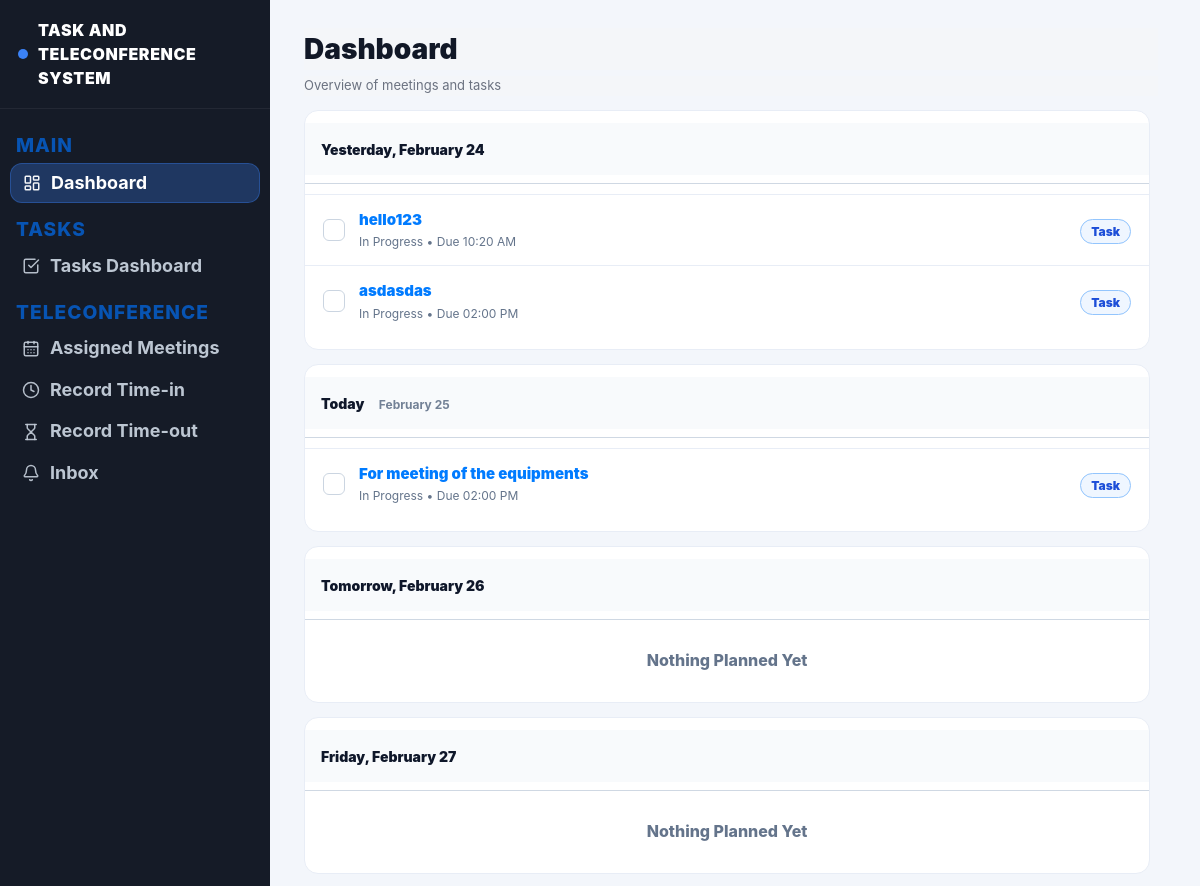
/dashboard (signed in, upper part), run on an earlier commit of the app's database.
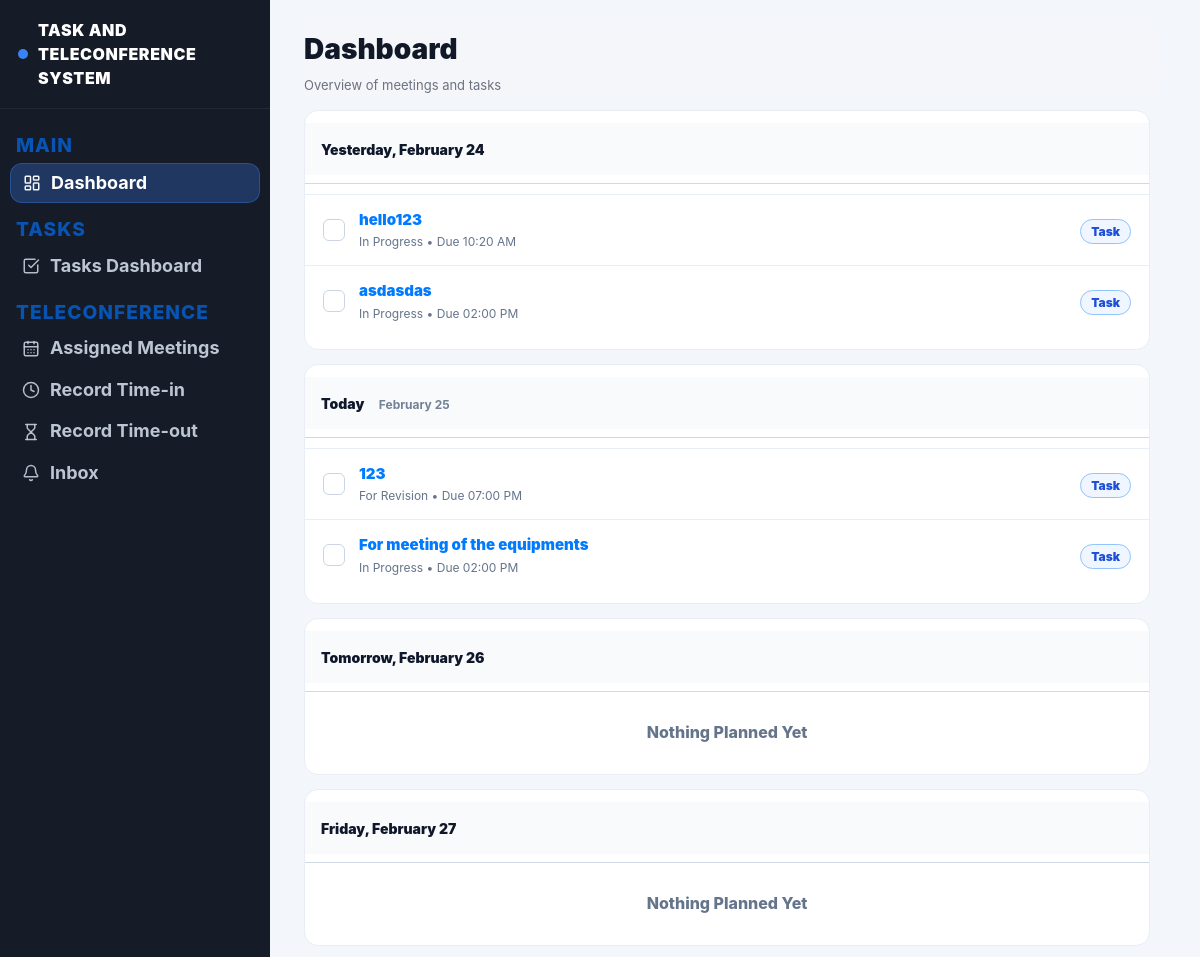
And on a later commit of the database.
### website/models.py (models this page shows)
class Task(db.Model):
    id = db.Column(db.Integer, primary_key=True)
    title = db.Column(db.String(200), nullable=False)
    description = db.Column(db.Text)
    assigned_to = db.Column(db.Integer, db.ForeignKey('user.id'))
    assigned_user = db.relationship('User', foreign_keys=[assigned_to])
    status = db.Column(db.String(50), default="assigned")
    priority = db.Column(db.String(20), default="normal")
    deadline = db.Column(db.DateTime)
    file_path = db.Column(db.String(300))
    last_edited_by = db.Column(db.Integer, nullable=True)
    last_edited_at = db.Column(db.DateTime, server_default=func.now(), onupdate=func.now())
    created_at = db.Column(db.DateTime(timezone=True), server_default=func.now())

### website/views.py (the view)
@views.route('/dashboard')
@login_required
def user_dashboard():
    notifications = Notification.query.filter_by(user_id=current_user.id)\
        .order_by(Notification.created_at.desc()).limit(30).all()
    unread_count = Notification.query.filter_by(user_id=current_user.id, is_read=False).count()
    user_tasks = tasks = Task.query.all()
    tasks_data = []
    for t in user_tasks:
        if not t.deadline:
            continue
        tasks_data.append({
            "id": t.id,
            "title": t.title,
            "status": t.status,
            "due_date": t.deadline.date(),                 # IMPORTANT: must be date()
            "due_time": t.deadline.strftime("%I:%M %p"),   # optional, for dashboard.html
        })
    meetings_data = []
    planned_days = build_planned_days(
        tasks=tasks_data,
        meetings=meetings_data,
        days_back=1,
        days_forward=7
    )
    meetings_data = []
    planned_days = build_planned_days(tasks=tasks_data, meetings=meetings_data, days_back=1, days_forward=7)
    return render_template(
        "dashboard.html",
        user=current_user,
        notifications=notifications,
        unread_count=unread_count,
        planned_days=planned_days,
        page="dashboard",
    )

### website/templates/dashboard.html (shortened to what this page needs)
{% extends "base.html" %}
{% block content %}
<div class="main-inner">
  <div class="td-title">Dashboard</div>
  <div class="td-sub">Overview of meetings and tasks</div>
  <div class="planner-wrap" id="plannerWrap">
    {% if planned_days and planned_days|length > 0 %}
      {% for day in planned_days %}
        <div class="day-block">
          <div class="day-head">
            <div>
              <span class="day-title">{{ day.date_label }}</span>
              {% if day.date_sub %}
                <span class="day-sub">{{ day.date_sub }}</span>
              {% endif %}
            </div>
          </div>
          <div class="day-line"></div>
          {% set has_tasks = day.tasks and day.tasks|length > 0 %}
          {% set has_meetings = day.meetings and day.meetings|length > 0 %}
          {% if not has_tasks and not has_meetings %}
            <div class="nothing">Nothing Planned Yet</div>
          {% else %}
            <div class="list-view">
              {% if has_tasks %}
                {% for t in day.tasks %}
                  <div class="plan-row" data-item-type="task" data-task-id="{{ t.id }}">
                    <button type="button"
                            class="plan-check {% if t.status == 'completed' %}is-done{% endif %}"
                            aria-label="Mark complete"
                            data-complete-task="{{ t.id }}">✓</button>
                    <div class="plan-mid">
                      <div class="plan-title">
                        <a class="task-link"
                           data-jump-task="{{ t.id }}"
                           href="{{ url_for('views.task_dashboard') }}?open={{ t.id }}&highlight=1">
                          {{ t.title }}
                        </a>
                      </div>
                      <div class="plan-sub">
                        {{ (t.status|replace("_"," ")|title) }}
                        {% if t.due_time %} • Due {{ t.due_time }}{% endif %}
                      </div>
                    </div>
                    <div class="plan-right">
                      <span class="pill task">Task</span>
                    </div>
                  </div>
                {% endfor %}
              {% endif %}
            </div>
          {% endif %}
        </div>
      {% endfor %}
    {% endif %}
  </div>
</div>
{% endblock %}

### website/templates/base.html (shortened to what this page needs)
<!DOCTYPE html>
<html>
<head>
  <link
    rel="stylesheet"
    href="https://stackpath.bootstrapcdn.com/bootstrap/4.4.1/css/bootstrap.min.css"
  />
  <link
    rel="stylesheet"
    href="https://stackpath.bootstrapcdn.com/font-awesome/4.7.0/css/font-awesome.min.css"
  />
  <link rel="stylesheet" href="{{ url_for('static', filename='styles.css') }}">
</head>
<body>
<div class="app-shell">
  <aside class="sidebar-dark">
    <div class="sidebar-brand">
      <span class="dot"></span>
      TASK AND TELECONFERENCE SYSTEM
    </div>
    <div class="sidebar-nav">
      <div class="sidebar-section">MAIN</div>
      <a class="sidebar-link {% if request.endpoint == 'views.user_dashboard' %}active{% endif %}"
         href="{{ url_for('views.user_dashboard') }}">
        <i data-lucide="layout-dashboard" class="sidebar-icon" aria-hidden="true"></i>
        <span>Dashboard</span>
      </a>
      <div class="sidebar-section">TASKS</div>
      <a class="sidebar-link {% if request.endpoint == 'views.task_dashboard' %}active{% endif %}"
         href="{{ url_for('views.task_dashboard') }}">
        <i data-lucide="check-square" class="sidebar-icon" aria-hidden="true"></i>
        <span>Tasks Dashboard</span>
      </a>
      <div class="sidebar-section">TELECONFERENCE</div>
      <a class="sidebar-link {% if request.endpoint == 'views.assigned_meetings' %}active{% endif %}"
         href="{{ url_for('views.assigned_meetings') }}">
        <i data-lucide="calendar-days" class="sidebar-icon" aria-hidden="true"></i>
        <span>Assigned Meetings</span>
      </a>
      <a class="sidebar-link {% if request.endpoint == 'views.record_timein' %}active{% endif %}"
         href="{{ url_for('views.record_timein') }}">
        <i data-lucide="clock" class="sidebar-icon" aria-hidden="true"></i>
        <span>Record Time-in</span>
      </a>
      <a class="sidebar-link {% if request.endpoint == 'views.record_timeout' %}active{% endif %}"
         href="{{ url_for('views.record_timeout') }}">
        <i data-lucide="hourglass" class="sidebar-icon" aria-hidden="true"></i>
        <span>Record Time-out</span>
      </a>
      <a class="sidebar-link {% if request.endpoint == 'views.inbox' %}active{% endif %}"
         href="{{ url_for('views.inbox') }}">
        <i data-lucide="bell" class="sidebar-icon" aria-hidden="true"></i>
        <span>Inbox</span>
      </a>
    </div>
  </aside>
  <main class="main-area">
    <div class="content-wrap">
      {% block content %}{% endblock %}
    </div>
  </main>
</div>
</body>
</html>

### website/templates/dashboard.html (style rules this page uses)
.main-inner { display:flex; flex-direction:column; height:100vh; overflow:hidden; }
.td-title, .td-sub { position: sticky; top: 0; z-index: 30; background: #f4f6f9; }
.planner-wrap { flex:1; overflow-y:auto; padding-right:8px; }

What changed in the data, as far as the page shows it:
now on this page (row edited): Task: title "123", status "For Revision", due_time "07:00 PM", shown under "Today"
